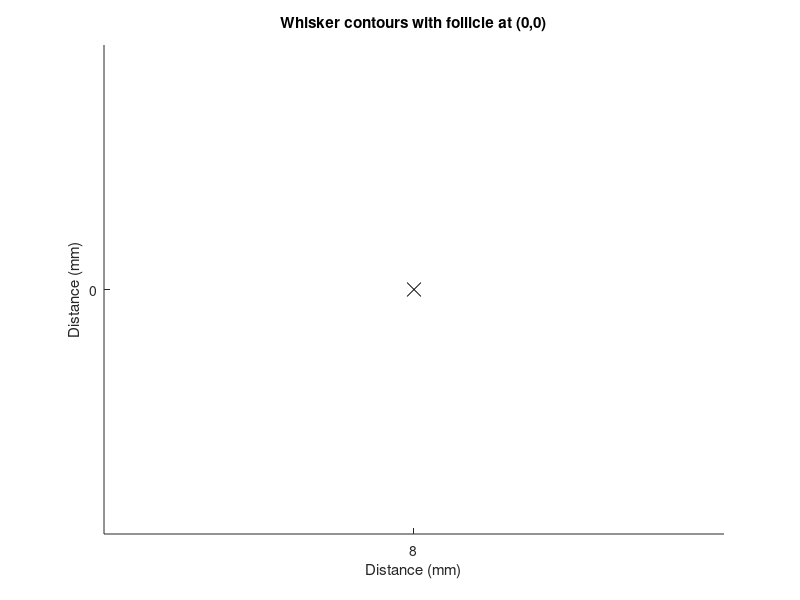

The MATLAB source for this figure: (Note: this script raises an error after producing the figure.)


%% bendingRods5 with rotation
% whisker angle at based - theta0
% object position - (x y)
% rotate frame of reference by -theta0 by applying a rotation matrix
%
% 
% --------------misc simulation paramters
n_segments=1000; % number of elements in the whisker
pole_pos_in_mm=8; % distance of pole form the face; along x- axis <-- CHANGE

numPosForces=19; % number of simulations with non-zero forces
incr=1.0; % increment of intended angle at base, degrees
thetaMin=incr; % min angle aqafter contact (i.e. non-zero force)
thetaMax=numPosForces*incr; % max angle with positive force

anglesAtBases=incr:incr:thetaMax; % intended angles at base
numZeroForces=15; % number of simulations with zero forces (i.e. before whisker strikes object)

% --------------setting up plots
r0=[pole_pos_in_mm/1000 0]'; % pole pos in meters (x, y)
figure(21); cla; hold
plot(r0(1)*1000, r0(2)*1000, 'kx', 'MarkerSize', 10); % point of force application
axis equal
title('Whisker contours with follicle at (0,0)');
xlabel('Distance (mm)');
ylabel('Distance (mm)');

% --------------mouse pad elasticitiy
% assume that moment = kTheta * dTheta 
% moment = [N m]; dTheta = [rad]; kTheta = [N m / rad]
kTheta = 5e-6; % in rad/(Nm); larger means stiffer <-- CHANGE

% --------------setting whisker parameters 
% rat whiskers
% wh.ym=3.5e9; % young's modulus in pascal
% wh.L=0.060; % whisker length in meters
% base_radius=1.00e-4;

% mouse whisker parameters
conical=1; % if 1 then conical whisker with linear taper
wh.ym=5e9; % young's modulus in pascal
base_radius= 33.5e-6; % in meters
wh.L = 16e-3; % whisker lenght in meters
wh.friction = 0.1;

segment=wh.L/n_segments; % in meters; total length is n_segments * segment

if ~ conical
    I(1:n_segments)=(pi/4)*base_radius^4; %uniform
else
    I(1:n_segments)=(pi/4)*(base_radius*(1-(1:n_segments)*segment/wh.L)).^4;  %conical
end
wh.I=I; % 2. moment of intertia

 % --------------simulation 
% numPosForces=20;
% incr=1.0;
% thetaMin=incr;
% thetaMax=numPosForces*incr;
% 
% anglesAtBases=incr:incr:thetaMax; 
% numZeroForces=15;
%C anglesAtBases=(-(numZeroForces-1))*incr:incr:thetaMax; 

tolerance=0.0000001; % this is a weird paramter - if smaller the fminsearch doesn't work; if larger, results are noisier as expected
options = optimset('TolFun',tolerance);

contourLoc=0.008;
f=1/30000;
initialCondition = [contourLoc f];

f_axial=[];
moment=[];

contours=zeros(length(anglesAtBases)+numZeroForces, 2, n_segments+1); % to store trajectories

for j=1:numPosForces
    
    theta0=pi*anglesAtBases(j)/180;
    rotTheta0=[cos(-theta0) -sin(-theta0); sin(-theta0) cos(-theta0)];
    r1=rotTheta0*r0;
    rotTheta0=[cos(-theta0) -sin(-theta0); sin(-theta0) cos(-theta0)];
    a=r1';
    
    [x,fval,exitflag,output] = fminsearch(@(x) bendingRods6(x, a, wh),initialCondition, options); % x = [s_pole force]
%j    
    if fval < tolerance*100 % Kluge; I don't understand why fminsearch 'converges' even though the 'tolerance' is never reached
        wh=bendingRods6wPlot(x, wh);
        for i=1:size(wh.x, 2)
            temp=[wh.x(i) wh.y(i)]';
            temp=rotTheta0*temp;
            wh.x(i)=temp(1);
            wh.y(i)=temp(2);
        end
        %plot(wh.x*1000, -wh.y*1000, 'r', 'LineWidth', 1.0); % minus is to keep with convention
        contours(j+numZeroForces, 1, :)=wh.x*1000;
        contours(j+numZeroForces, 2, :)=wh.y*1000;
        plot(squeeze(contours(j+numZeroForces, 1, :)), -squeeze(contours(j+numZeroForces, 2, :)), 'r', 'LineWidth', 1.0);
    else
        wh.f_axial=0;
        wh.moment=0;
    end
    f_axial=[f_axial wh.f_axial];
    moment=[moment wh.moment];
    
end
%j
%intendedAnglesAtBases=anglesAtBases-(180/pi)*moment/kTheta; % correct for compliance in the whisker pad
intendedAnglesAtBases=anglesAtBases; % torn off correction for compliance in the whisker pad

%hold off
%figure; hold
ind=find(f_axial==0);
if ~isempty(ind)
    startind=min(ind)-1;
    for i=1:length(ind)
        intendedAnglesAtBases(startind+i)=intendedAnglesAtBases(startind+i-1)+incr;
        contours(startind+i+numZeroForces, 1, :)=segment*((1:(n_segments+1))-1)*cosd(intendedAnglesAtBases(startind+i))*1000;
        contours(startind+i+numZeroForces, 2, :)=-segment*((1:(n_segments+1))-1)*sind(intendedAnglesAtBases(startind+i))*1000;
        plot(squeeze(contours(startind+i+numZeroForces, 1, :)), -squeeze(contours(startind+i+numZeroForces, 2, :)), 'b', 'LineWidth', 1.0);
        %startind+i
    end
end

moment=abs(moment);
f_axial=abs(f_axial);
moment=[zeros(1, numZeroForces) moment];
f_axial=[zeros(1, numZeroForces)  f_axial];

intendedAnglesAtBases=[(-(numZeroForces-1)*incr):incr:0 intendedAnglesAtBases];

for i=1:numZeroForces
    contours(i, 1, :)=segment*((1:(n_segments+1))-1)*cosd(intendedAnglesAtBases(i))*1000;
    contours(i, 2, :)=-segment*((1:(n_segments+1))-1)*sind(intendedAnglesAtBases(i))*1000;
    plot(squeeze(contours(i, 1, :)), -squeeze(contours(i, 2, :)), 'b', 'LineWidth', 1.0);
end

hold off

figure(22); 
subplot(2,2,1); cla
xlabel('whisker angle at follicle (degrees)')
ylabel('moment (Nm)')
line(intendedAnglesAtBases, moment)

subplot(2,2,2); cla
xlabel('whisker angle at follicle (degrees)')
ylabel('axial_force (N)')
line(intendedAnglesAtBases, f_axial)

subplot(2, 2, 3); cla
ylabel('axial_force (N)')
xlabel('moment (Nm)')
line(moment, f_axial, 'LineStyle','none', 'Marker', '.')

simResults.f_axial=f_axial;
simResults.moment=moment;
simResults.contours=contours;
simResults.intendedAnglesAtBases=intendedAnglesAtBases;

%% ______________________animate whisking - two locations
% assume that contours have been tracked
% contours, f_axial, moment all need to be defined
% to do: 

load('simResults5');
f_axialGO=simResults5.f_axial;
contoursGO=simResults5.contours;
momentGO=simResults5.moment;

load('simResults8');
f_axialNG=simResults8.f_axial;
contoursNG=simResults8.contours;
momentNG=simResults8.moment;
intendedAnglesAtBases=simResults8.intendedAnglesAtBases

% load('intendedAnglesAtBases');
% load('contoursGO');load('contoursNG');
% load('momentGO');load('momentNG');
% load('f_axialGO');load('f_axialNG');

h23=figure(23); % arbitrary figure number
set(h23, 'Position', [50 50 1000 500], 'Color', 'w')

% axes on the left
x_lim=[-wh.L*1000*0.1 wh.L*1000*1.1]; y_lim=[-wh.L*1000*0.60 wh.L*1000*0.45];
hl=axes('Units', 'normalized', 'Position', [.07 .20 .25 .5], 'XLim', x_lim, 'YLim', ...
    y_lim, 'NextPlot', 'replacechildren', 'FontSize', 16);
axis square
xlabel('Distance (mm)'); ylabel('Distance (mm)')
ht=title('Go - object near', 'Color','b', 'FontSize', 20)

% plot circle to indicate pole
%h_pNG=line(8,0, 'Marker', 'o', 'Color', 'r', 'LineWidth', 1.5, 'MarkerFaceColor', 'r');
h_p=line(4,0, 'Marker', 'o', 'Color', 'b', 'LineWidth', 1.5, 'MarkerFaceColor', 'b');

h_w=line(squeeze(contoursGO(1, 1, :)), -squeeze(contoursGO(1, 2, :)), 'Linewidth', 1.5, 'Color', 'k');
%define and plot the follicle
follX=[contours(1, 1, 1), -50*(contours(1, 1, 2)- contours(1, 1, 1))];
follY=[contours(1, 2, 1), 50*(contours(1, 2, 2)- contours(1, 2, 1))];
h_f=line(follX, follY, 'Color', 'm', 'Linewidth', 3);

% axes in the middle
xm=abs(max(intendedAnglesAtBases)-min(intendedAnglesAtBases)); x_lim=[min(intendedAnglesAtBases)-0.05*xm max(intendedAnglesAtBases)+0.05*xm]; 
ym=abs(max(momentGO)-min(momentGO)); y_lim=[min(momentGO)-0.05*ym max(momentGO)+0.05*ym];
hm=axes('Units', 'normalized', 'Position', [.38 .15 .25 .6], 'NextPlot', 'replacechildren', ...
    'XLim', x_lim,'YLim', y_lim, 'FontSize', 16);
xlabel('Angle at follicle (degrees)'); ylabel('Moment (Nm)')

% plot the moment vs angle line with green dot on top
h_mGO=line(intendedAnglesAtBases, momentGO, 'Linewidth', 1.5, 'Color', 'b');
h_mNG=line(intendedAnglesAtBases, momentNG, 'Linewidth', 1.5, 'Color', 'r');
h_mp=line(intendedAnglesAtBases(1), momentGO(1), 'Marker', 'o', 'Color', 'b', 'LineWidth', 1.5, 'MarkerFaceColor', 'b', 'MarkerSize', 10); % green point - to move

% axes on the right
yr=abs(max(f_axialGO)-min(f_axialGO)); y_lim=[min(f_axialGO)-0.05*yr max(f_axialGO)+0.05*yr];
hr=axes('Units', 'normalized', 'Position', [.70 .15 .25 .6], 'NextPlot', 'replacechildren', ...
    'XLim', x_lim,'YLim', y_lim, 'FontSize', 16);
xlabel('Angle at follicle (degrees)'); ylabel('Axial Force (N)')


% plot the moment vs angle line with green dot on top
h_rGO=line(intendedAnglesAtBases, f_axialGO, 'Linewidth', 1.5, 'Color', 'b');
h_rNG=line(intendedAnglesAtBases, f_axialNG, 'Linewidth', 1.5, 'Color', 'r');
h_rp=line(intendedAnglesAtBases(1), f_axialGO(1), 'Marker', 'o', 'Color', 'b', 'LineWidth', 1.5, 'MarkerFaceColor', 'b', 'MarkerSize', 10); % green point - to move

aviobj = avifile('testNoCompr1.avi', 'fps', 5, 'compression', 'None', 'quality', 100);

frameNumber=0;
for i=1:size(contoursGO,1)
    frameNumber=frameNumber+1;
    set(h_w, 'XData', squeeze(contoursGO(i, 1, :)), 'YData', -squeeze(contoursGO(i, 2, :))) 
    follX=[contoursGO(i, 1, 1), -50*(contoursGO(i, 1, 2)- contoursGO(i, 1, 1))];
    follY=[contoursGO(i, 2, 1), 50*(contoursGO(i, 2, 2)- contoursGO(i, 2, 1))];
    set(h_f, 'XData', follX, 'YData', follY);
    set(h_mp, 'XData', intendedAnglesAtBases(i),'YData',momentGO(i));
    set(h_rp, 'XData', intendedAnglesAtBases(i),'YData',f_axialGO(i));
    F(frameNumber)=getframe(h23);
%    aviobj=addframe(aviobj,F(frameNumber));
    %pause
end

for i=size(contoursGO,1):-1:1
    frameNumber=frameNumber+1;
    set(h_w, 'XData', squeeze(contoursGO(i, 1, :)), 'YData', -squeeze(contoursGO(i, 2, :))) 
    follX=[contoursGO(i, 1, 1), -50*(contoursGO(i, 1, 2)- contoursGO(i, 1, 1))];
    follY=[contoursGO(i, 2, 1), 50*(contoursGO(i, 2, 2)- contoursGO(i, 2, 1))];
    set(h_f, 'XData', follX, 'YData', follY);
    set(h_mp, 'XData', intendedAnglesAtBases(i),'YData',momentGO(i));
    set(h_rp, 'XData', intendedAnglesAtBases(i),'YData',f_axialGO(i));
    F(frameNumber)=getframe(h23);
%    aviobj=addframe(aviobj,F(frameNumber));
    %pause
end

% set up NG conditions
% remove green dot; add red dot

axes(hl);
set(h_p, 'XData', 8, 'YData', 0, 'Color', 'r', 'MarkerFaceColor', 'r');
%h_p=line(8,0, 'Marker', 'o', 'Color', 'r', 'LineWidth', 1.5, 'MarkerFaceColor', 'r');
delete(ht);
ht=title('NoGo - object far', 'Color','r', 'FontSize', 20)

axes(hm);
set(h_mp, 'XData', intendedAnglesAtBases(1), 'YData', momentNG(1), 'Color', 'r', 'MarkerFaceColor', 'r');
%h_mp=line(intendedAnglesAtBases(1), momentNG(1), 'Marker', 'o', 'Color', 'r', 'LineWidth', 1.5, 'MarkerFaceColor', 'r', 'MarkerSize', 10); 

axes(hr);
set(h_rp, 'XData', intendedAnglesAtBases(1), 'YData', f_axialNG(1), 'Color', 'r', 'MarkerFaceColor', 'r');
%h_rp=line(intendedAnglesAtBases(1), f_axialNG(1), 'Marker', 'o', 'Color', 'r', 'LineWidth', 1.5, 'MarkerFaceColor', 'r', 'MarkerSize', 10); 

for i=1:size(contoursNG,1)
    frameNumber=frameNumber+1;
    set(h_w, 'XData', squeeze(contoursNG(i, 1, :)), 'YData', -squeeze(contoursNG(i, 2, :))) 
    follX=[contoursNG(i, 1, 1), -50*(contoursNG(i, 1, 2)- contoursNG(i, 1, 1))];
    follY=[contoursNG(i, 2, 1), 50*(contoursNG(i, 2, 2)- contoursNG(i, 2, 1))];
    set(h_f, 'XData', follX, 'YData', follY);
    set(h_mp, 'XData', intendedAnglesAtBases(i),'YData',momentNG(i));
    set(h_rp, 'XData', intendedAnglesAtBases(i),'YData',f_axialNG(i));
    F(frameNumber)=getframe(h23);
%    aviobj=addframe(aviobj,F(frameNumber));
    %pause
end

for i=size(contoursNG,1):-1:1
    frameNumber=frameNumber+1;
    set(h_w, 'XData', squeeze(contoursNG(i, 1, :)), 'YData', -squeeze(contoursNG(i, 2, :))) 
    follX=[contoursNG(i, 1, 1), -50*(contoursNG(i, 1, 2)- contoursNG(i, 1, 1))];
    follY=[contoursNG(i, 2, 1), 50*(contoursNG(i, 2, 2)- contoursNG(i, 2, 1))];
    set(h_f, 'XData', follX, 'YData', follY);
    set(h_mp, 'XData', intendedAnglesAtBases(i),'YData',momentNG(i));
    set(h_rp, 'XData', intendedAnglesAtBases(i),'YData',f_axialNG(i));
    F(frameNumber)=getframe(h23);
%    aviobj=addframe(aviobj,F(frameNumber));
    %pause
end

aviobj=close(aviobj);
movie(h23, F, 3)
% movie2avi(F, 'testRLE1.avi', 'fps', 5, 'compression', 'RLE', 'quality', 100) % no MSVC, RLE, 

%% animate whisking - one location
% assume that contours have been tracked
% contours, f_axial, moment all need to be defined
% to do: 

h23=figure(23); % arbitrary figure number
set(h23, 'Position', [50 50 1000 500], 'Color', 'w')

% axes on the left
x_lim=[-wh.L*1000*0.1 wh.L*1000*1.1]; y_lim=[-wh.L*1000*0.60 wh.L*1000*0.45];
hl=axes('Units', 'normalized', 'Position', [.05 .20 .25 .5], 'XLim', x_lim, 'YLim', ...
    y_lim, 'NextPlot', 'replacechildren');
axis square
xlabel('Distance (mm)'); ylabel('Distance (mm)')

% plot circle to indicate pole
h_p=line(r0(1)*1000,r0(2)*1000+0.3, 'Marker', 'o', 'Color', 'r', 'LineWidth', 1.5, 'MarkerFaceColor', 'r');

h_w=line(squeeze(contours(1, 1, :)), -squeeze(contours(1, 2, :)), 'Linewidth', 1.5);
%define and plot the follicle
follX=[contours(1, 1, 1), -50*(contours(1, 1, 2)- contours(1, 1, 1))];
follY=[contours(1, 2, 1), 50*(contours(1, 2, 2)- contours(1, 2, 1))];
h_f=line(follX, follY, 'Color', 'k', 'Linewidth', 3);

% axes in the middle
xm=abs(max(intendedAnglesAtBases)-min(intendedAnglesAtBases)); x_lim=[min(intendedAnglesAtBases)-0.05*xm max(intendedAnglesAtBases)+0.05*xm]; 
ym=abs(max(moment)-min(moment)); y_lim=[min(moment)-0.05*ym max(moment)+0.05*ym];
hm=axes('Units', 'normalized', 'Position', [.4 .15 .25 .6], 'NextPlot', 'replacechildren', ...
    'XLim', x_lim,'YLim', y_lim);
xlabel('Angle at follicle (degrees)'); ylabel('Moment (Nm)')

% plot the moment vs angle line with green dot on top
h_m=line(intendedAnglesAtBases, moment, 'Linewidth', 1.5);
h_mp=line(intendedAnglesAtBases(1), moment(1), 'Marker', 'o', 'Color', 'b', 'LineWidth', 1.5, 'MarkerFaceColor', 'b', 'MarkerSize', 10); % green point - to move

% axes on the right
yr=abs(max(f_axial)-min(f_axial)); y_lim=[min(f_axial)-0.05*yr max(f_axial)+0.05*yr];
hr=axes('Units', 'normalized', 'Position', [.70 .15 .25 .6], 'NextPlot', 'replacechildren', ...
    'XLim', x_lim,'YLim', y_lim);
xlabel('Angle at follicle (degrees)'); ylabel('Axial Force (N)')

% plot the moment vs angle line with green dot on top
h_r=line(intendedAnglesAtBases, f_axial, 'Linewidth', 1.5);
h_rp=line(intendedAnglesAtBases(1), f_axial(1), 'Marker', 'o', 'Color', 'b', 'LineWidth', 1.5, 'MarkerFaceColor', 'b', 'MarkerSize', 10); % green point - to move

aviobj = avifile('testCinepak2.avi', 'fps', 5, 'compression', 'Cinepak', 'quality', 100);

for i=1:size(contours,1)
    set(h_w, 'XData', squeeze(contours(i, 1, :)), 'YData', -squeeze(contours(i, 2, :))) 
    follX=[contours(i, 1, 1), -50*(contours(i, 1, 2)- contours(i, 1, 1))];
    follY=[contours(i, 2, 1), 50*(contours(i, 2, 2)- contours(i, 2, 1))];
    set(h_f, 'XData', follX, 'YData', follY);
    set(h_mp, 'XData', intendedAnglesAtBases(i),'YData',moment(i));
    set(h_rp, 'XData', intendedAnglesAtBases(i),'YData',f_axial(i));
    F(i)=getframe(h23);
    aviobj=addframe(aviobj,F(i));
    pause(0.2)
end

for i=size(contours,1):-1:1
    set(h_w, 'XData', squeeze(contours(i, 1, :)), 'YData', -squeeze(contours(i, 2, :))) 
    follX=[contours(i, 1, 1), -50*(contours(i, 1, 2)- contours(i, 1, 1))];
    follY=[contours(i, 2, 1), 50*(contours(i, 2, 2)- contours(i, 2, 1))];
    set(h_f, 'XData', follX, 'YData', follY);
    set(h_mp, 'XData', intendedAnglesAtBases(i),'YData',moment(i));
    set(h_rp, 'XData', intendedAnglesAtBases(i),'YData',f_axial(i));
    F(2*size(contours,1)-i+1)=getframe(h23);
    aviobj=addframe(aviobj,F(i));
    pause(.2)
end

aviobj=close(aviobj);
%movie(h23, F, 3)
%movie2avi(F, 'testRLE1.avi', 'fps', 5, 'compression', 'RLE', 'quality',
%100) % no MSVC, RLE, 